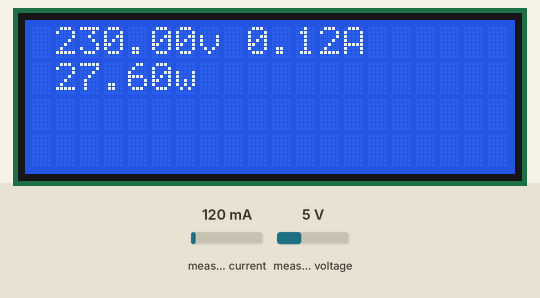
This sketch was run on a simulated Arduino Leonardo, built with avr-gcc and run on an emulated ATmega32U4. Parts: 20×4 character LCD. Inputs (shaded band) come from the test bench; at power-on: measured current 120 mA, measured voltage 5 V. The modem accepts every AT command (registered, SIM ready, sends succeed) and sends nothing else; what the sketch prints to the serial monitor is not drawn.

Above: at 3.3 s.
3.4 s: measured current set to 40 mA
At 7.4 s:
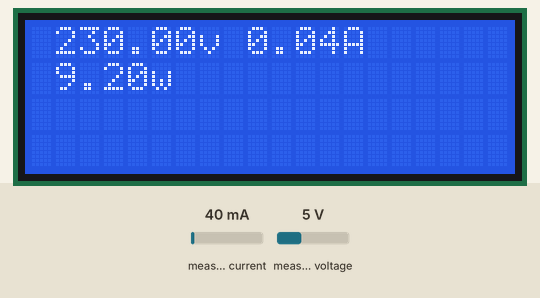
11.8 s: measured voltage set to 0.3 V
At 15.5 s:
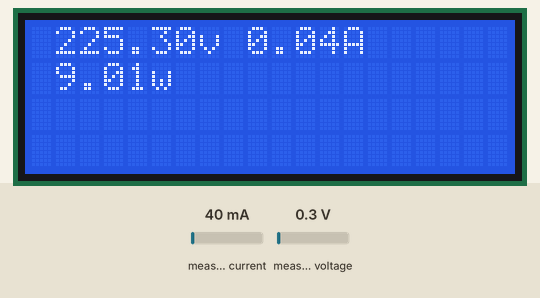
17.9 s: measured current set to 500 mA
At 25.1 s:
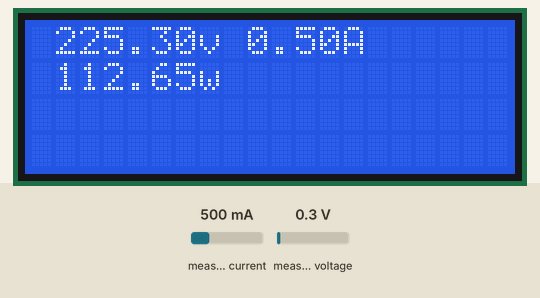
26.6 s: measured voltage set to 3.8 V
At 28.6 s:
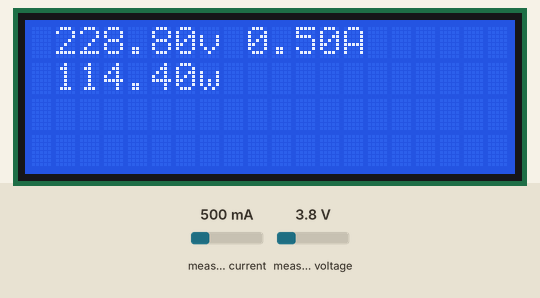
31.6 s: measured current set to 1000 mA
At 33.4 s:
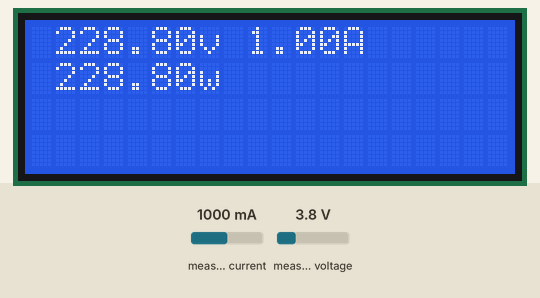
35.7 s: measured voltage set to 7.5 V
At 36.9 s:
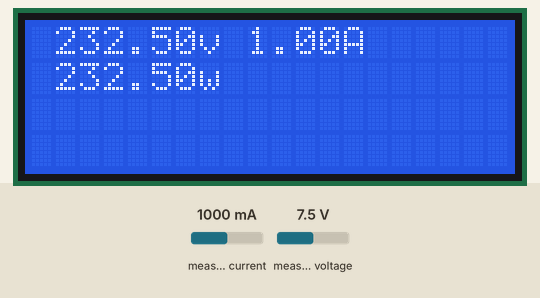
Timing chart, 0 to 38.7 s (numbered marks = the images above; inputs shaded):
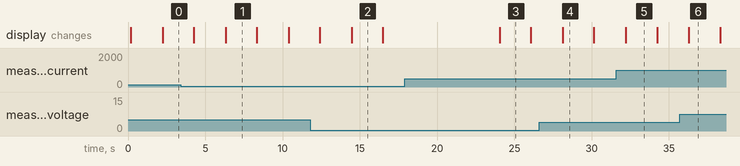

The sketch:

watt.ino
```cpp
#include <Wire.h>

#include <LiquidCrystal_I2C.h>

#include <ZMPT101B.h>

#include <ACS712.h>
float U;
float I;
float P;
float kWh=0;
float Units=0;
float Rupees=0;


String myAPIkey = "VRA4F458WYC3D7MM";

long writingTimer = 17;
long startTime = 0;
long waitTime = 0;


boolean relay1_st = false;
boolean relay2_st = false;
unsigned char check_connection=0;
unsigned char times_check=0;
boolean error;


//#include "ZMPT101B.h"
//#include "ACS712.h"

/*
  This example shows how to measure the power consumption
  of devices in AC electrical system
*/

// Wiring: SDA pin is connected to A4 and SCL pin to A5.
// Connect to LCD via I2C, default address 0x27 (A0-A2 not jumpered)


LiquidCrystal_I2C lcd = LiquidCrystal_I2C(0x27, 20, 4); // Change to (0x27,16,2) for 16x2 LCD
// We have ZMPT101B sensor connected to A0 pin of arduino
// Replace with your version if necessary
ZMPT101B voltageSensor(A0);

// We have 30 amps version sensor connected to A1 pin of arduino
// Replace with your version if necessary
ACS712 currentSensor(ACS712_30A, A1);

void setup()
{
  Serial.begin(9600);

  // calibrate() method calibrates zero point of sensor,
  // It is not necessary, but may positively affect the accuracy
  // Ensure that no current flows through the sensor at this moment
  // If you are not sure that the current through the sensor will not leak during calibration - comment out this method
  Serial.println("Calibrating... Ensure that no current flows through the sensor at this moment");
  delay(100);
  voltageSensor.calibrate();
  currentSensor.calibrate();
  Serial.println("Done!");
  lcd.init();
  lcd.backlight();
  Serial1.begin(115200); //microcontroller and ESP01
startTime = millis();
  Serial1.println("AT+RST");
  delay(2000);
  Serial.println("Connecting to Wifi");
   while(check_connection==0)
  {
    Serial.print(".");
  Serial1.print("AT+CWJAP=\"BLACK PEARL\",\"CAPTAINJS1\"\r\n");
  Serial1.setTimeout(5000);
 if(Serial1.find("WIFI CONNECTED\r\n")==1)
 {
 Serial.println("WIFI CONNECTED");
 break;
 }
 times_check++;
 if(times_check>3)
 {
  times_check=0;
   Serial.println("Trying to Reconnect..");
  }
  }
}


void loop()
{
power();

  waitTime = millis()-startTime;
  if (waitTime > (writingTimer*1000))
  {

    writeThingSpeak();
    startTime = millis();
  }


}

void power(void)
{
  // To measure voltage/current we need to know the frequency of voltage/current
  // By default 50Hz is used, but you can specify desired frequency
  // as first argument to getVoltageAC and getCurrentAC() method, if necessary

  U = voltageSensor.getVoltageAC();
  I = currentSensor.getCurrentAC();

  // To calculate the power we need voltage multiplied by current
   P = U * I;
   kWh=P/1000*(20/3600);
   Units=Units+kWh;
   Rupees=Units*10;
  Serial.println(String("U = ") + U + " V");
  Serial.println(String("I = ") + I + " A");
  Serial.println(String("P = ") + P + " Watts");
  Serial.println(String("Units = ") + Units + " ");
  Serial.println(String("Rupees = ") + Rupees + " $");
  lcd.setCursor(1,0); // set the cursor at 1st col and 1st row
 lcd.print(U);
 lcd.print("v ");
 lcd.print(I);
 lcd.print("A");
 lcd.setCursor(1,1); // set the cursor at 1st col and 2nd row
 lcd.print(P);
 lcd.print("w");
 delay(2000);
 lcd.clear(); // clear the screen
 lcd.setCursor(1,0); // set the cursor at 1st col and 1st row
 lcd.print(kWh);
 lcd.print("units ");
  delay(2000);

}

void writeThingSpeak(void)
{
  startThingSpeakCmd();
  // preparacao da string GET
  String getStr = "GET /update?api_key=";
  getStr += myAPIkey;
  getStr +="&field1=";
  getStr += I;
  getStr +="&field2=";
  getStr += U;
  getStr +="&field3=";
  getStr += P;
  getStr +="&field4=";
  getStr += Units;
  getStr +="&field5=";
  getStr += Rupees;
  getStr += "\r\n\r\n";
  GetThingspeakcmd(getStr);

}

void startThingSpeakCmd(void)
{
  Serial1.flush();
  String cmd = "AT+CIPSTART=\"TCP\",\"";
  cmd += "184.106.153.149"; // api.thingspeak.com IP address
  cmd += "\",80";
  Serial1.println(cmd);
  Serial.print("Start Commands: ");
  Serial.println(cmd);

  if(Serial1.find("Error"))
  {
    Serial.println("AT+CIPSTART error");
    return;
  }
}

String GetThingspeakcmd(String getStr)
{
  String cmd = "AT+CIPSEND=";
  cmd += String(getStr.length());
  Serial1.println(cmd);
  Serial.println(cmd);

  if(Serial1.find(">"))
  {
    Serial1.print(getStr);
    Serial.println(getStr);
    delay(500);
    String messageBody = "";
    while (Serial1.available())
    {
      String line = Serial1.readStringUntil('\n');
      if (line.length() == 1)
      {
        messageBody = Serial1.readStringUntil('\n');
      }
    }
    Serial.print("MessageBody received: ");
    Serial.println(messageBody);
    return messageBody;
  }
  else
  {
    Serial1.println("AT+CIPCLOSE");
    Serial.println("AT+CIPCLOSE");
  }
}
```

Measured:
- after the input at 3.4 s, the display: first differs from a run without the input after 2.9 s (image 1)
- after the input at 11.8 s, the display: first differs from a run without the input after 2.7 s (image 2)
- after the input at 17.9 s, the display: changes after 6.2 s (image 3)
- after the input at 26.6 s, the display: changes after 1.5 s (image 4)
- after the input at 31.6 s, the display: changes after 0.62 s (image 5)
- after the input at 35.7 s, the display: changes after 0.60 s (image 6)
- what the display in image 1 shows lasts 2.0 s, from 6.3 s to 8.3 s
